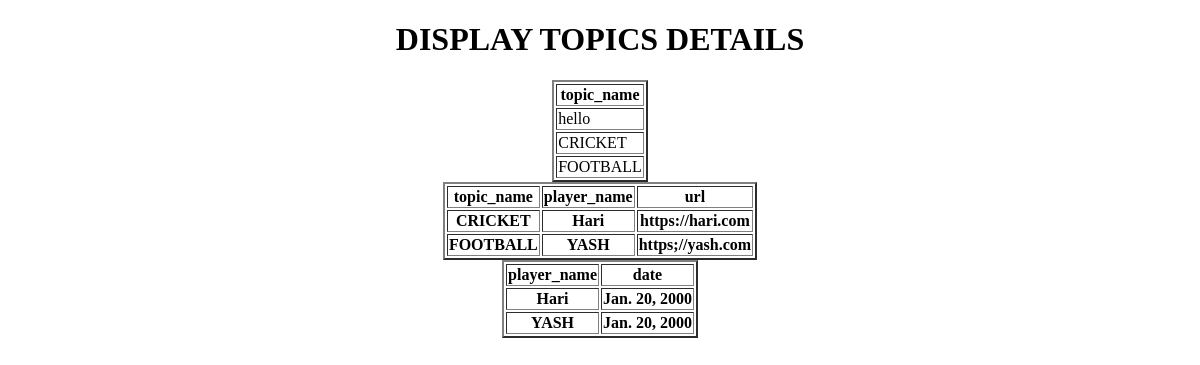
The app's page /display_topics/, older data.
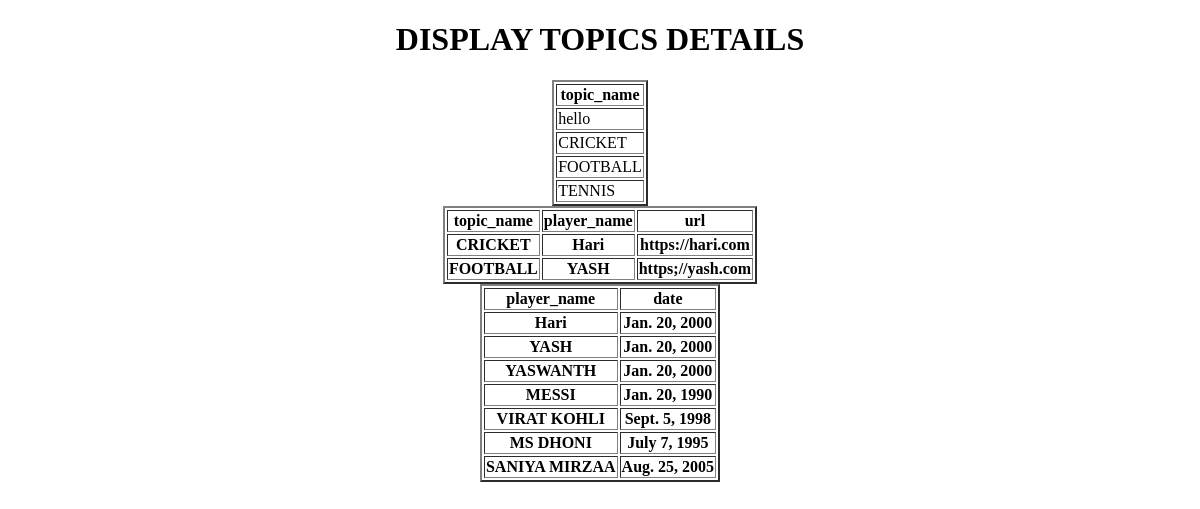
The same page, newer data.
### app/models.py (models this page shows)
class Topic(models.Model):
    topic_name=models.CharField(max_length=100,primary_key=True)
    def __str__(self):
        return self.topic_name

class Webpages(models.Model):
    topic_name=models.ForeignKey(Topic,on_delete=models.CASCADE)
    player_name=models.CharField(max_length=100)
    url=models.URLField()
    def __str__(self):
        return self.player_name

class Access_Records(models.Model):
    player_name=models.ForeignKey(Webpages,on_delete=models.CASCADE)
    date=models.DateField()

### app/views.py (the view)
# urls.py: path('display_topics/',display_topics,name='display_topics'),
def display_topics(request):
    LOT=Topic.objects.all()
    LOW=Webpages.objects.order_by(Length('player_name'))[:2:]
    LOA=Access_Records.objects.all()
    d={'topics':LOT,'webpages':LOW,'access':LOA}
    return render(request,'display_topics.html',d)

### templates/display_topics.html (shortened to what this page needs)
<!DOCTYPE html>
<html lang="en">
<head>
</head>
<body>
    <center>
        <h1>
            DISPLAY TOPICS DETAILS
        </h1>
        <table border="2px">
            <tr>
                <th>topic_name</th>
            </tr>
            {% for t in topics %}
            <tr>
                <td>{{t.topic_name}}</td>
            </tr>
            {% endfor %}
        </table>
        <table border="2px">
            <tr>
                <th>topic_name</th>
                <th>player_name</th>
                <th>url</th>
            </tr>
            {% for w in webpages %}
             <tr>
                <th>{{w.topic_name}}</th>
                <th>{{w.player_name}}</th>
                <th>{{w.url}}</th>
             </tr>
            {% endfor %}
        </table>
        <table border="2px">
            <tr>
                <th>player_name</th>
                <th>date</th>
            </tr>
            {% for a in access %}
            <tr>
            <th>{{a.player_name}}</th>
            <th>{{a.date}}</th>
            </tr>
            {% endfor %}
        </table>
    </center>
</body>
</html>

Row changes from the older to the newer data that the page shows:
added Topic: topic_name "TENNIS"
added Access_Records: player_name "YASWANTH", date "Jan. 20, 2000"
added Access_Records: player_name "MESSI", date "Jan. 20, 1990"
added Access_Records: player_name "VIRAT KOHLI", date "Sept. 5, 1998"
added Access_Records: player_name "MS DHONI", date "July 7, 1995"
added Access_Records: player_name "SANIYA MIRZAA", date "Aug. 25, 2005"
